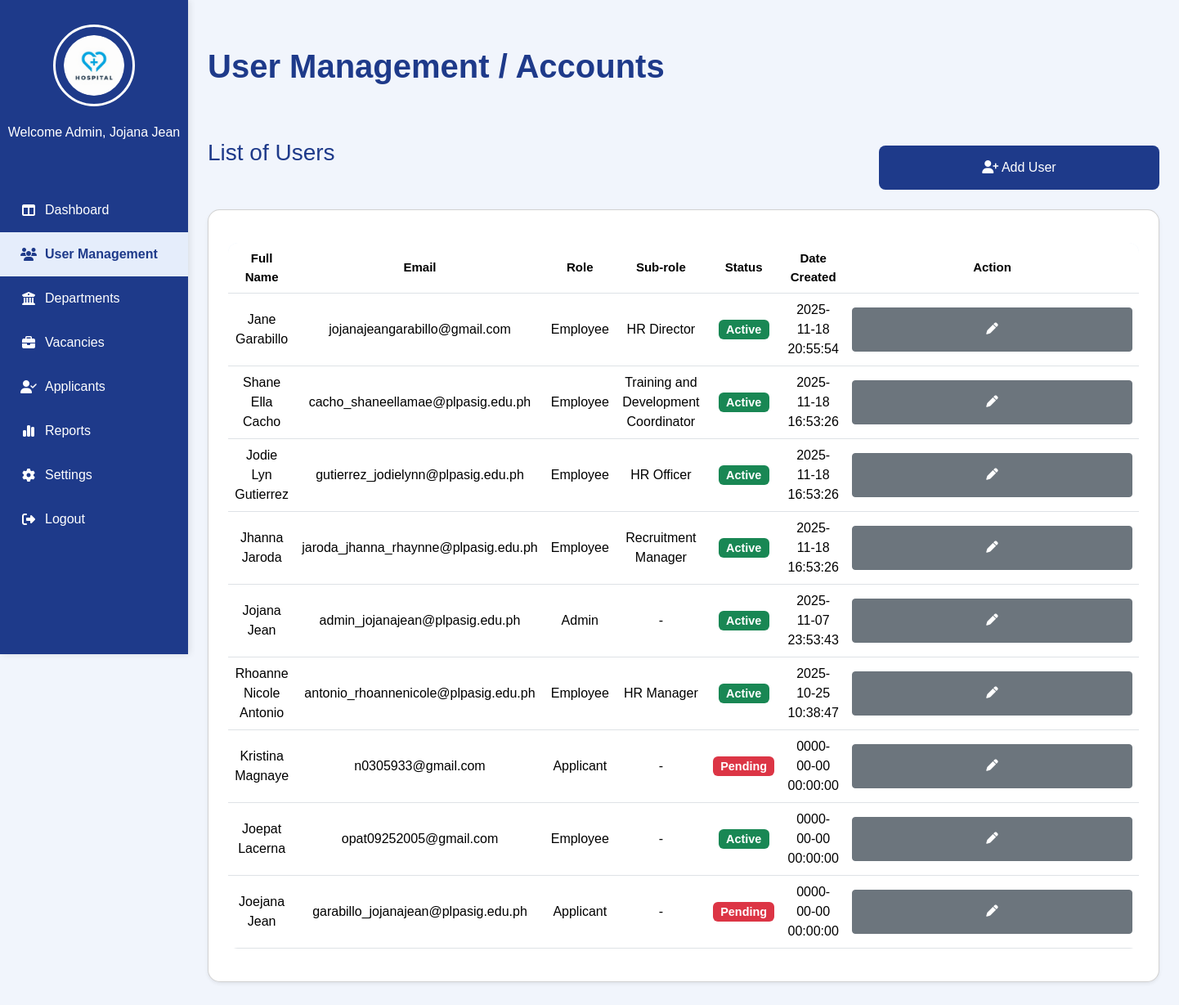
The app's page /Admin_UserManagement.php, older data.
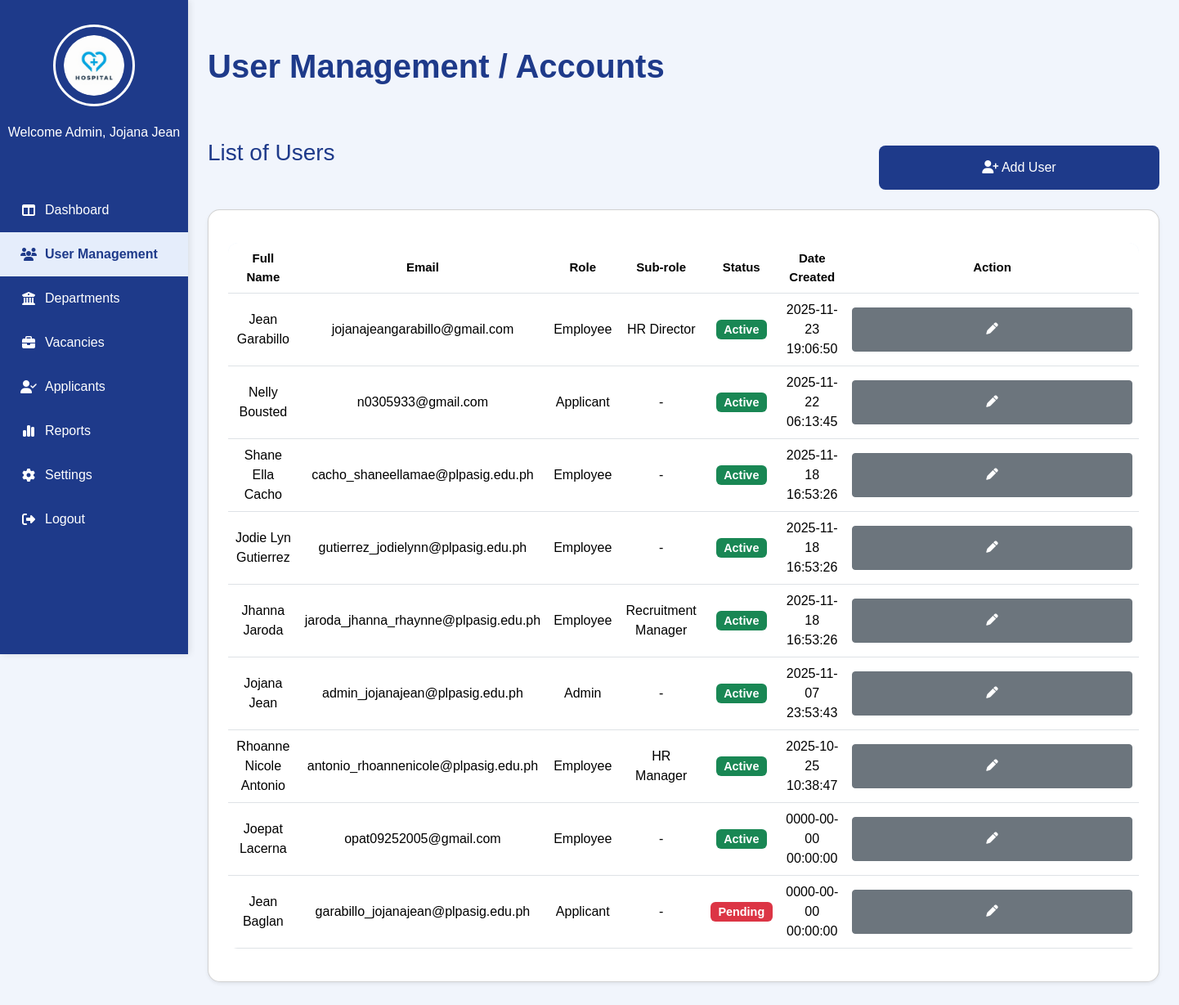
The same page, newer data.
### tables this page shows
CREATE TABLE `user` (
  `user_id` varchar(100) NOT NULL,
  `applicant_employee_id` varchar(100) DEFAULT NULL,
  `email` varchar(100) NOT NULL,
  `password` varchar(255) NOT NULL,
  `role` varchar(50) NOT NULL,
  `fullname` varchar(150) NOT NULL,
  `status` varchar(20) NOT NULL,
  `created_at` datetime NOT NULL,
  `profile_pic` varchar(255) DEFAULT NULL,
  `reset_token` varchar(255) NOT NULL,
  `token_expiry` varchar(255) NOT NULL,
  `sub_role` varchar(50) DEFAULT NULL
);

### Admin_UserManagement.php (the view, shortened to what this page needs)
<?php
require 'admin/db.connect.php';
$adminnameQuery = $conn->query("SELECT fullname FROM user WHERE role = 'Admin' LIMIT 1");
$adminname = ($adminnameQuery && $row = $adminnameQuery->fetch_assoc()) ? $row['fullname'] : 'Admin';
?>
<!DOCTYPE html>
<html lang="en">
<head>
<link rel="stylesheet" href="admin-sidebar.css">
<link href="https://cdn.jsdelivr.net/npm/bootstrap@5.3.3/dist/css/bootstrap.min.css" rel="stylesheet">
<link rel="stylesheet" href="https://cdnjs.cloudflare.com/ajax/libs/font-awesome/6.5.0/css/all.min.css">
</head>
<body>
<div class="sidebar">
    <div class="sidebar-logo"><img src="Images/hospitallogo.png" alt="Hospital Logo"></div>
    <div class="sidebar-name"><p><?php echo "Welcome Admin, $adminname"; ?></p></div>
    <ul class="nav flex-column">
             <li><a href="Admin_Dashboard.php"><i class="fa-solid fa-table-columns"></i> Dashboard</a></li>
            <li class="active"><a href="Admin_UserManagement.php"><i class="fa-solid fa-users"></i> User Management</a></li>
             <li><a href="Admin_Departments.php"><i class="fa-solid fa-building-columns"></i> Departments</a></li>
            <li><a href="Admin_Vacancies.php"><i class="fa-solid fa-briefcase"></i> Vacancies</a></li>
            <li><a href="Admin-Applicants.php"><i class="fa-solid fa-user-check"></i> Applicants</a></li>
            <li><a href="Admin_Reports.php"><i class="fa-solid fa-chart-simple"></i> Reports</a></li>
            <li><a href="Admin-Settings.php"><i class="fa-solid fa-gear"></i> Settings</a></li>
            <li><a href="Login.php"><i class="fa-solid fa-right-from-bracket"></i> Logout</a></li>
    </ul>
</div>
<main class="main-content">
<div class="main-content-header">
    <h1>User Management / Accounts</h1>
</div>
<div class="d-flex justify-content-between mb-4 flex-wrap">
    <h3 style="color:#1E3A8A;">List of Users</h3>
    <button class="btn btn-primary mt-2" data-bs-toggle="modal" data-bs-target="#addUserModal"
        style="background:#1E3A8A; border:none; border-radius:8px; padding:10px 20px;">
        <i class="fa-solid fa-user-plus"></i> Add User
    </button>
</div>
<div class="card p-4 shadow-sm">
    <table class="table table-hover align-middle">
           <table class="table table-hover align-middle text-center">
        <thead style="color:#1E3A8A; font-size:15px;">
            <tr>
                <th>Full Name</th>
                <th>Email</th>
                <th>Role</th>
                <th>Sub-role</th>
                <th>Status</th>
                <th>Date Created</th>
                <th>Action</th>
            </tr>
        </thead>
        <tbody>
        <?php
        $query = $conn->query("SELECT * FROM user ORDER BY created_at DESC");
        while ($row = $query->fetch_assoc()) {
            $statusBadge = ($row['status'] == 'Active') ? 'bg-success' : 'bg-danger';
            $subRole = $row['sub_role'] ?: '-';
            echo "
            <tr>
                <td>{$row['fullname']}</td>
                <td>{$row['email']}</td>
                <td>{$row['role']}</td>
                <td>{$subRole}</td>
                <td><span class='badge $statusBadge'>{$row['status']}</span></td>
                <td>{$row['created_at']}</td>
                <td>
            <button class='btn btn-sm btn-secondary editBtn'
                data-id='{$row['user_id']}'
                data-fullname='{$row['fullname']}'
                data-email='{$row['email']}'
                data-role='{$row['role']}'
                data-subrole='{$row['sub_role']}'
                data-status='{$row['status']}'
                title='Edit User'>
                <i class='fa-solid fa-pen'></i>
            </button>
            </td>
            </tr>";
        }
        ?>
        </tbody>
    </table>
</div>
</main>
</body>
</html>

Row changes from the older to the newer data that the page shows:
changed user "jojanajeangarabillo@gmail.com": fullname "Jane Garabillo" → "Jean Garabillo"; created_at "2025-11-18 20:55:54" → "2025-11-23 19:06:50"
changed user "n0305933@gmail.com": fullname "Kristina Magnaye" → "Nelly Bousted"; status "Pending" → "Active"; created_at "0000-00-00 00:00:00" → "2025-11-22 06:13:45"; moves up the list
changed user "Shane Ella Cacho": sub_role "Training and Development Coordinator" → "-"
changed user "Jodie Lyn Gutierrez": sub_role "HR Officer" → "-"
changed user "garabillo_jojanajean@plpasig.edu.ph": fullname "Joejana Jean" → "Jean Baglan"
